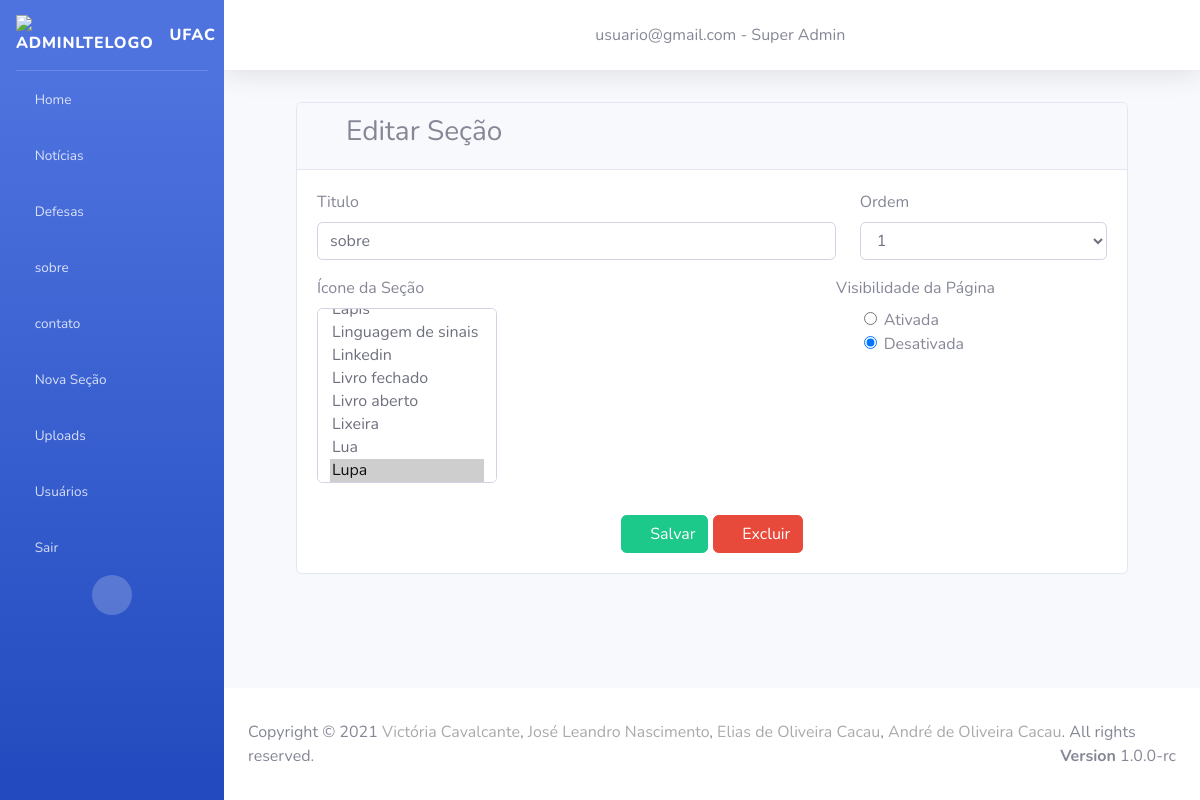
The app's page /editarSecao/2/ (signed in) with its own data.
### secao/models.py (models this page shows)
class Secao(models.Model):
    titulo = models.CharField(
        max_length= 200,
        null = False,
        blank = False
    )
    icon = models.CharField(
        max_length= 100,
        null = False,
        blank = False
    )
    usuario = models.OneToOneField(
        Usuario,
        on_delete=models.SET_NULL,
        null = True
    )
    ordem = models.IntegerField()
    ativada = models.BooleanField(
        default=True,
    )
    data_criacao = models.DateTimeField(auto_now=True)
    usuarios = models.ManyToManyField(Usuario,related_name="+")

### usuario/models.py (models this page shows)
class Usuario(models.Model):
    usuario = models.CharField(
        max_length = 100,
        null = False,
        blank = False
    )
    senha = models.CharField(
        max_length = 10,
        null = False,
        blank = False
    )
    permissao = models.IntegerField(
        null = False,
        blank = False
    )
    ativado = models.BooleanField(
        null = False,
        blank = False,
        default = True
    )
    data_cadastro = models.DateField(
        auto_now = True
    )

### secao/views.py (the view)
# urls.py: path('editarSecao/<int:id>/',editarSecao,name="editarSecao"),
def editarSecao(request, id):
    secoes = Secao.objects.all().order_by('ordem')
    subsecoes = Subsecao.objects.all().order_by('ordem')
    num_ordem = len(secoes)
    ordens = list(range(1, num_ordem+1))
    secao = Secao.objects.get(id=id)
    usuario_logado = Usuario.objects.get(id=request.session.get('id_usuario'))
    return render(request, 'secao/editarSecao.html', {"ordens": ordens,
                                                      "num_ordem": num_ordem,
                                                      "secoes": secoes,
                                                      "icons": icons,
                                                      "icone_secao": secao.icon,
                                                      "iconsKeys": icons.keys(),
                                                      "iconsValues": icons.values(),
                                                      "usuario_logado": usuario_logado,
                                                      "secao": secao,
                                                      "subsecoes":subsecoes
                                                      })

### secao/templatetags/auxiliares.py (called while the page is built)
@register.filter(name='getValor')
def getValor(chave,dicionario):
    return dicionario[chave]

### secao/templates/secao/editarSecao.html (shortened to what this page needs)
{% extends "base.html" %} {% load auxiliares %} {% block conteudo %}
<div class="content-wrapper">
    <section class="content">
        <div class="container">
            <div class="card">
                <div class="card-header">
                    <h3> <i class="nav-icon {{icone_secao}} icon-menu"></i> Editar Seção</h3>
                </div>
                <div class="card-body">
                    <form action="/updateSecao/" method="post">
                        <div class="row p-0 mb-3">
                            <div class="col-8">
                                <label for="titulo">Titulo</label>
                                <input type="text" maxlength="30" name="titulo" autocomplete="off" id="titulo" class="form-control" placeholder="ex: Introdução" value="{{ secao.titulo }}" required>
                            </div>
                            <div class="col-4">
                                <label for="ordem">Ordem</label>
                                <select name="ordem" id="ordem" class="form-control">
                                    {% for ordem in ordens %}
                                        {%  if secao.ordem == ordem %}
                                            <option value="{{ ordem }}" selected>{{ordem}}</option>
                                        {% else %}
                                            <option value="{{ ordem }}">{{ordem}}</option>
                                        {% endif %}
                                    {% endfor %}
                                </select>
                            </div>
                        </div>
                        <div class="row">
                            <div class="col">
                                <label for="icon">Ícone da Seção</label>
                            </div>
                            <div class="col text-center">
                                <label>Visibilidade da Página</label>
                            </div>
                        </div>
                        <div class="row">
                            <div class="col-3">
                                <select name="icon" id="icon" class="form-control mb-3" size="7" onchange="pegarIcon(this)" selected="1">
                                    {% for icon in iconsKeys %}
                                        {% if icon|getValor:icons == icone_secao %}
                                            <option value="{{ icon|getValor:icons}}" selected> {{ icon }} </option>
                                        {% else %}
                                            <option value="{{ icon|getValor:icons}}"> {{ icon }} </option>
                                        {% endif %}
                                   {% endfor %}
                                </select>
                            </div>
                            <div class="col-5">
                                <p style="display: inline;">
                                    <i class="nav-icon {{icone_secao}} icon-menu" style='font-size:30px;'></i>
                                </p>
                            </div>
                            <div class="col pl-3">
                                {% if ativada == 1 %}
                                <div class="form-check">
                                    <label class="form-check-label">
                                        <input type="radio" value="1" class="form-check-input" name="ativada" checked>Ativada
                                    </label>
                                </div>
                                <div class="form-check mb-4">
                                    <label class="form-check-label">
                                        <input type="radio" value="0" class="form-check-input" name="ativada">Desativada
                                    </label>
                                </div>
                                {% else %}
                                <div class="form-check">
                                    <label class="form-check-label">
                                        <input type="radio" value="1" class="form-check-input" name="ativada">Ativada
                                    </label>
                                </div>
                                <div class="form-check mb-4">
                                    <label class="form-check-label">
                                        <input type="radio" value="0" class="form-check-input" name="ativada" checked>Desativada
                                    </label>
                                </div>
                                {% endif %}
                            </div>
                        </div>
                        <div class="text-center">
                            <button type="submit" class="btn btn-success mt-3">
                                <i class="fas fa-save"></i>
                                Salvar
                            </button>
                            <button type="button" class="btn btn-danger mt-3" data-toggle="modal" data-target="#modalDelete{{ secao.id }}">
                                    <i class="fas fa-trash-alt"></i> Excluir
                                </button>
                    </form>
                    </div>
                </div>
            </div>
        </div>
</div>
{% endblock %}

### home/templates/base.html (shortened to what this page needs)
{% load static %} {% load auxiliares %}
<!DOCTYPE html>
<html lang="pt-BR">
<head>
    <link href="{% static 'vendor/fontawesome-free/css/all.min.css' %}" rel="stylesheet" type="text/css">
    <link href="{% static 'css/sb-admin-2.min.css' %}" rel="stylesheet">
    <link rel="stylesheet" href="{% static 'css/style-admin.css' %}">
    <link rel="stylesheet" href="{% static 'css/style-home.css' %}">
    <link rel="stylesheet" href="{% static 'css/style-contrele-permicoes.css' %}">
</head>
<body id="page-top">
    <div id="wrapper">
        <ul class="navbar-nav bg-gradient-primary sidebar sidebar-dark accordion" id="accordionSidebar">
            <a class="sidebar-brand d-flex align-items-center justify-content-flex-start" href="/">
                <div class="sidebar-brand-icon">
                    <img class="animation__shake" src="{% static '/img/ufac-logo.png' %}" alt="AdminLTELogo" height="auto" width="45">
                </div>
                <div class="sidebar-brand-text mx-3">UFAC</div>
            </a>
            <hr class="sidebar-divider my-0"> {% block menu-home %}
            <li class="nav-item">
                <a href="/home/" class="nav-link">
                    <i class="fas fa-home"></i>
                    <span translate="no">Home</span>
                </a>
            </li>
            {% endblock %} {% block menu-noticia %}
            <li class="nav-item">
                <a href="/noticias/" class="nav-link">
                    <i class="fas fa-newspaper"></i>
                    <span translate="no">Notícias</span>
                </a>
            </li>
            {% endblock %} {% block menu-defesa %}
            <li class="nav-item">
                <a href="/defesa/" class="nav-link">
                    <i class="fas fa-user-graduate"></i>
                    <span translate="no">Defesas</span>
                </a>
            </li>
            {% endblock %} {% for secao in secoes %}
            <li class="nav-item">
                <a class="nav-link collapsed" href="#" data-toggle="collapse" data-target="#collapse{{secao.id}}" aria-expanded="true" aria-controls="collapseTwo">
                    <i class="{{ secao.icon }}"></i>
                    <span>{{secao.titulo}}</span>
                </a>
            </li>
            {% endfor %} {% block menu-secao-add %}
            <li class="nav-item">
                <a href="/addSecao/" class="nav-link">
                    <i class="fas fa-plus-circle"></i>
                    <span translate="no">Nova Seção</span>
                </a>
            </li>
            {% endblock %} {% block menu-upload %}
            <li class="nav-item">
                <a href="/upload" class="nav-link">
                    <i class="fas fa-upload"></i>
                    <span translate="no">Uploads</span>
                </a>
            </li>
            {% endblock %} {% block menu-usuario %}
            <li class="nav-item">
                <a href="/usuario/" class="nav-link">
                    <i class="fas fa-user-cog"></i>
                    <span translate="no">Usuários</span>
                </a>
            </li>
            {% endblock %}
            <li class="nav-item">
                <a href="/logout/" class="nav-link">
                    <i class="fas fa-reply"></i>
                    <span translate="no">Sair</span>
                </a>
            </li>
            <div class="text-center d-none d-md-inline">
                <button class="rounded-circle border-0" id="sidebarToggle"></button>
            </div>
        </ul>
        <div id="content-wrapper" class="d-flex flex-column">
            <div id="content">
                <nav class="navbar navbar-expand navbar-light bg-white topbar mb-4 static-top shadow">
                    <div class="text-center w-100">
                        <i class="fas fa-user-circle"></i> {{usuario_logado.usuario }} - Super Admin
                    </div>
                </nav>
                <div class="container-fluid">
                    <div class="container">
                         {% block conteudo %} {% endblock %}
                    </div>
                </div>
            </div>
            <footer class="sticky-footer bg-white">
                <div class="container">
                    Copyright &copy; 2021 <a href="https://github.com/VictoriaCavalcante" target="_blank" style="color: #aaa">Victória Cavalcante</a>,
                    <a href="https://github.com/JoseLeandroNascimento" target="_blank" style="color: #aaa">José Leandro
                        Nascimento</a>,
                    <a href="https://github.com/EliasCacau" target="_blank" style="color: #aaa">Elias de Oliveira
                        Cacau</a>,
                    <a href="https://github.com/AndreCacau" target="_blank" style="color: #aaa">André de Oliveira
                        Cacau</a>. All rights reserved.
                    <div class="float-right d-none d-sm-inline-block">
                        <b>Version</b> 1.0.0-rc
                    </div>
                </div>
            </footer>
        </div>
</body>
</html>

### records on screen
Secao: titulo "sobre", ordem "1", icon "Linguagem de sinais / Linkedin / Livro fechado / Livro aberto / Lixeira / Lua / Lupa ☑"
Secao: titulo "contato"
Usuario: usuario "usuario@gmail.com"
